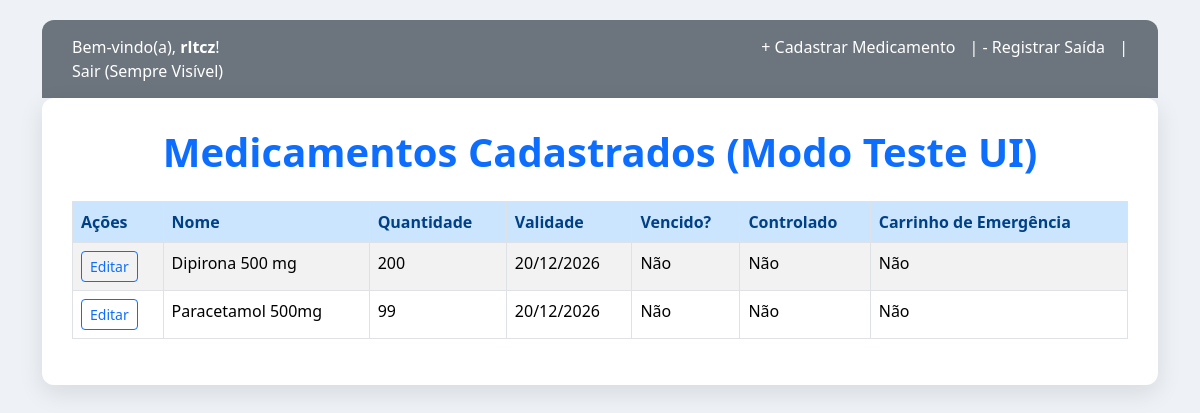
The app's page / (signed in) with its own data.
### farmacia/models.py (models this page shows, shortened)
class Medicamento(models.Model):
    nome=models.CharField(max_length=100)
    lote=models.CharField(max_length=50)
    validade=models.DateField()
    quantidade=models.PositiveIntegerField()
    TIPO_CHOICES=[
        ('comum','Comum'),
        ('controlado','Controlado'),
        ('emergencia','Carrinho de Emergencia')
    ]
    tipo=models.CharField(max_length=20,choices=TIPO_CHOICES, default ='comum')
    def esta_vencido(self):
        return self.validade< timezone.now().date()

### farmacia/views.py (the view)
# urls.py: 2. Add a URL to urlpatterns:  path('', views.home, name='home')
def home(request):
    medicamentos = Medicamento.objects.all()
    return render(request, 'home.html', {'medicamentos': medicamentos})

### farmacia/templates/home.html (shortened to what this page needs)
<!DOCTYPE html>
<html lang="pt-br">
<head>
    <link href="https://cdn.jsdelivr.net/npm/bootstrap@5.3.2/dist/css/bootstrap.min.css" rel="stylesheet">
</head>
<body>
    <div class="container">
        <div class="top-nav-test">
            <p class="d-flex justify-content-between align-items-center">
                <span>
                    {% if user.is_authenticated %}
                        Bem-vindo(a), <strong>{{ user.username }}</strong>!
                    {% else %}
                        (Usuário não logado - MODO TESTE)
                    {% endif %}
                </span>
                <span class="action-links">
                    <a href="{% url 'cadastrar_medicamento' %}">+ Cadastrar Medicamento</a> |
                    <a href="{% url 'registrar_saida' %}">- Registrar Saída</a> |
                    <form method="post" action="{% url 'logout' %}" style="display: inline;">
                        <button type="submit" class="logout-button-test">Sair (Sempre Visível)</button>
                    </form>
                </span>
            </p>
        </div>
    </div>
    <div class="container mt-0">
        <div class="container-main">
            <h1 class="main-title">Medicamentos Cadastrados (Modo Teste UI)</h1>
            {% if medicamentos %}
            <div class="table-responsive">
                <table class="table table-striped table-hover table-bordered">
                    <thead>
                        <tr>
                            <th>Ações</th>
                            <th>Nome</th>
                            <th>Quantidade</th>
                            <th>Validade</th>
                            <th>Vencido?</th>
                            <th>Controlado</th>
                            <th>Carrinho de Emergência</th>
                        </tr>
                    </thead>
                    <tbody>
                        {% for m in medicamentos %}
                        <tr class="{% if m.esta_vencido %}table-danger-custom{% endif %}">
                            <td><a href="{% url 'editar' m.id %}" class="btn btn-sm btn-outline-primary">Editar</a></td>
                            <td>{{ m.nome }}</td>
                            <td>{{ m.quantidade }}</td>
                            <td>{{ m.validade|date:"d/m/Y" }}</td>
                            <td>{{ m.esta_vencido|yesno:"Sim,Não" }}</td>
                            <td>{{ m.controlado|yesno:"Sim,Não" }}</td>
                            <td>{{ m.carrinho_emergencia|yesno:"Sim,Não" }}</td>
                        </tr>
                        {% endfor %}
                    </tbody>
                </table>
            </div>
            {% endif %}
        </div>
    </div>
</body>
</html>

### farmacia/templates/home.html (style rules this page uses)
body { background-color: #eef2f7; padding-top: 20px; padding-bottom: 40px; color: #333; }
.container-main { background-color: white; padding: 30px; border-radius: 0.75rem; box-shadow: 0 0.5rem 1.5rem rgba(0,0,0,.1); }
.top-nav-test { background-color: #6c757d; color: white; padding: 15px 30px; border-radius: 0.75rem 0.75rem 0 0; margin-bottom: 0; }
.top-nav-test p { margin-bottom: 0; font-size: 1rem; }
.top-nav-test a, .logout-button-test { color: white; text-decoration: none; font-weight: 500; }
.logout-button-test { background: none; border: none; padding: 0; cursor: pointer; font: inherit; }
h1.main-title { color: #0d6efd; margin-bottom: 25px; text-align: center; font-weight: bold; }
.table th { background-color: #cce5ff; color: #004085; font-weight: 600; }
.table-striped > tbody > tr:nth-of-type(odd):not(.table-danger-custom) > * { --bs-table-accent-bg: var(--bs-table-striped-bg); color: var(--bs-table-striped-color, var(--bs-body-color)); }
.action-links a { margin-right: 10px; }

### records on screen
Medicamento: nome "Dipirona 500 mg", quantidade "200", validade "20/12/2026", esta_vencido "Não", controlado "Não", carrinho_emergencia "Não"
Medicamento: nome "Paracetamol 500mg", quantidade "99", validade "20/12/2026", esta_vencido "Não", controlado "Não", carrinho_emergencia "Não"

### other values on screen
{{ user.username }} "rltcz"
